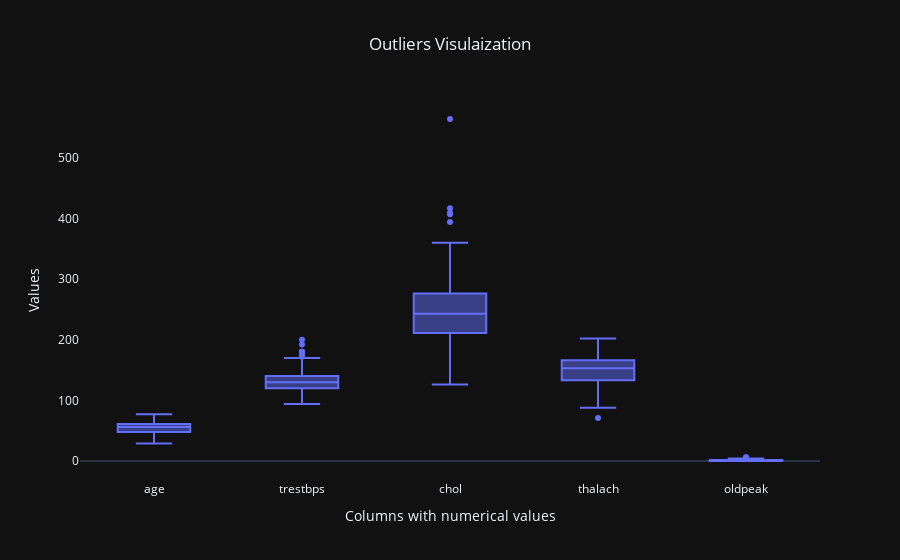

The notebook cell saved with this chart:
### Markdown cell above
## Outliers

### Code cell
fig = px.box(data_processed, y=["age","trestbps","chol","thalach","oldpeak"],
             labels={
                     "variable": "Columns with numerical values",
                     "value": "Values",
                 },
             template="plotly_dark",
             title="Outliers Visulaization")
fig.update_layout(title_x = 0.5,)
fig.update_xaxes(showgrid=False)
fig.update_yaxes(showgrid=False)
fig.show()

### Figure 1 — Plotly figure (JSON) as saved in the notebook; plotly's stock layout.template omitted (floating-point values rounded to 4 significant figures; data arrays with more than 128 entries replaced by an {"elided": "..."} marker saying what was removed)
{"data": [{"alignmentgroup": "True", "hovertemplate": "Columns with numerical values=%{x}<br>Values=%{y}<extra></extra>", "legendgroup": "", "marker": {"color": "#636efa"}, "name": "", "notched": false, "offsetgroup": "", "orientation": "v", "showlegend": false, "type": "box", "x": {"elided": "1485 str values"}, "x0": " ", "xaxis": "x", "y": {"elided": "1485 float values"}, "y0": " ", "yaxis": "y"}], "layout": {"boxmode": "group", "legend": {"tracegroupgap": 0}, "title": {"text": "Outliers Visulaization", "x": 0.5}, "xaxis": {"anchor": "y", "domain": [0, 1], "showgrid": false, "title": {"text": "Columns with numerical values"}}, "yaxis": {"anchor": "x", "domain": [0, 1], "showgrid": false, "title": {"text": "Values"}}}}
